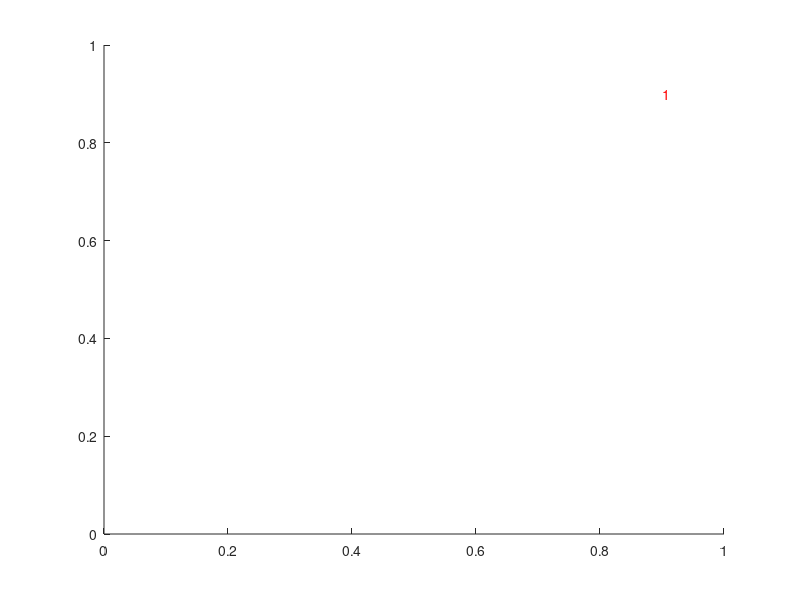

MATLAB code for this plot:
function labelIndices()
c = 1;
for i = 1:5
    for j = 1:5
        text(i-0.1,j-0.1,num2str(c),'Color','r');
        c = c+1;
    end
end
end
